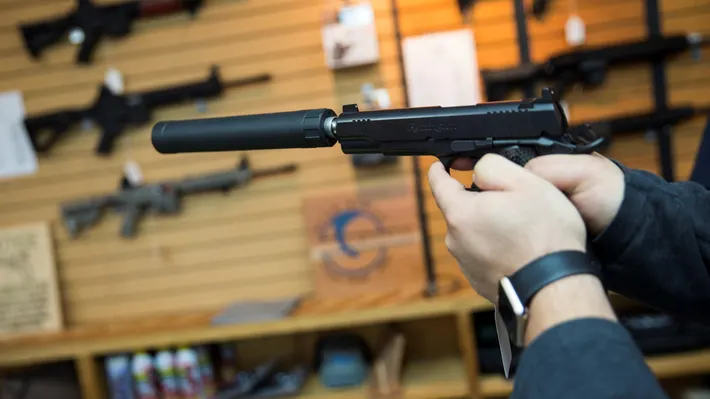
#> input picture Image Prossessing/projects/Gun-Detection-Project/images RCNN test/1.png, 710 x 399 px; its folder holds only this picture in this run
$ python -i arffCreatorClassification.py   (imports and definitions only)
#> lines starting #> are read from the running program, lines starting #| are printed output that depends on the picture; after the words box and inside, x2 and y2 are one past the last pixel; in counts of white or black regions, pixels touching at a corner belong together
import os
import cv2
import numpy as np
from skimage import feature
from skimage.feature import hog
from tqdm import tqdm
import sys
import random

def process_image(image_path):
    """Process an image to extract advanced features including Local Binary Patterns and Histogram of Oriented Gradients."""
#> called with image_path = 'images RCNN test/1.png'
    img = cv2.imread(image_path, cv2.IMREAD_GRAYSCALE)
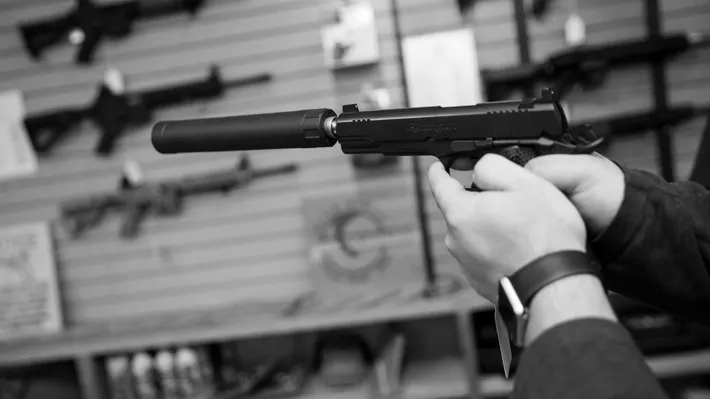
#> img: shape (399, 710); min 0, max 255, mean 107.5
    if img is None:
        print(f"Failed to load {image_path}", file=sys.stderr)
        return [0] * (29 + 36)  # Return a list of zeros if the image fails to load (LBP features + HOG features)

    img = cv2.resize(img, (128, 128))  # Standard size
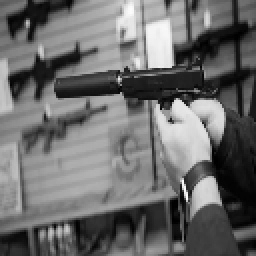
#> img: shape (128, 128) (shown 2 times larger); min 0, max 253, mean 107.4
    edges = cv2.Canny(img, 100, 200)  # Canny edge detection
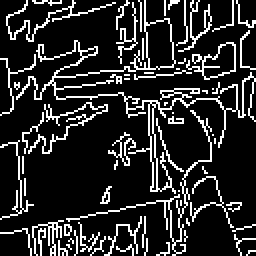
#> edges: shape (128, 128) (shown 2 times larger); 16.1% white in thin lines or dots

    # Local Binary Patterns
    lbp = feature.local_binary_pattern(img, P=24, R=3, method='uniform')
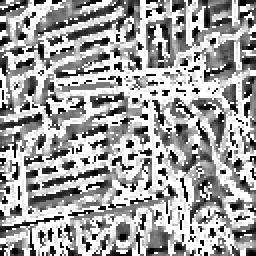
#> lbp: shape (128, 128) float64 (shown 2 times larger); min 0, max 25, mean 15.9; drawn with min black and max white
    (lbp_hist, _) = np.histogram(lbp.ravel(), bins=np.arange(0, 27), range=(0, 26))
#> lbp_hist = 26 values, max 5465 at index 25, min 218 at index 17, mean 630.2
    lbp_hist = lbp_hist.astype("float")
    lbp_hist /= (lbp_hist.sum() + 1e-6)  # Normalize the histogram
#> lbp_hist = 26 values, max 0.334 at index 25, min 0.0133 at index 17, mean 0.0385

    mean_val = np.mean(img)
#> mean_val = 107.4
    std_val = np.std(img)
#> std_val = 62.14
    mean_edges = np.mean(edges)
#> mean_edges = 41.12

    return [mean_val, std_val, mean_edges] + lbp_hist.tolist()

def create_arff_file(gun_folder, not_gun_folder, output_file="output.arff", max_images=None):
    data = []
    # Process 'gun' images
    gun_files = [f for f in os.listdir(gun_folder) if f.lower().endswith(('png', 'jpg', 'jpeg', 'bmp'))]
    not_gun_files = [f for f in os.listdir(not_gun_folder) if f.lower().endswith(('png', 'jpg', 'jpeg', 'bmp'))]

    # Limit the number of images if max_images is set
    if max_images is not None:
        gun_files = gun_files[:max_images]
        not_gun_files = not_gun_files[:max_images]

    for filename in tqdm(gun_files, desc="Processing Gun Images"):
        filepath = os.path.join(gun_folder, filename)
        features = process_image(filepath)
        data.append(features + ['gun'])

    for filename in tqdm(not_gun_files, desc="Processing Not-Gun Images"):
        filepath = os.path.join(not_gun_folder, filename)
        features = process_image(filepath)
        data.append(features + ['not-gun'])

    # Shuffle the complete data list
    random.shuffle(data)

    # Write to ARFF
    with open(output_file, 'w') as f:
        f.write('@RELATION image_features\n')
        f.write('@ATTRIBUTE mean_gray_value REAL\n')
        f.write('@ATTRIBUTE std_gray_value REAL\n')
        f.write('@ATTRIBUTE mean_edge_value REAL\n')
        for i in range(26):
            f.write(f'@ATTRIBUTE lbp_histogram_{i} REAL\n')
        for i in range(36):  # Assuming 36 features from HOG
            f.write(f'@ATTRIBUTE hog_feature_{i} REAL\n')
        f.write('@ATTRIBUTE class {gun,not-gun}\n')
        f.write('@DATA\n')
        for features in data:
            f.write(','.join(str(feat) for feat in features) + '\n')

# [5 lines not run here, left out]

>>> result = process_image('images RCNN test/1.png')
#> result = 29 values, max 107.4 at index 0, min 0.0133 at index 20, mean 7.3

$ run again, on Image Prossessing/projects/Gun-Detection-Project/images RCNN test/2.png
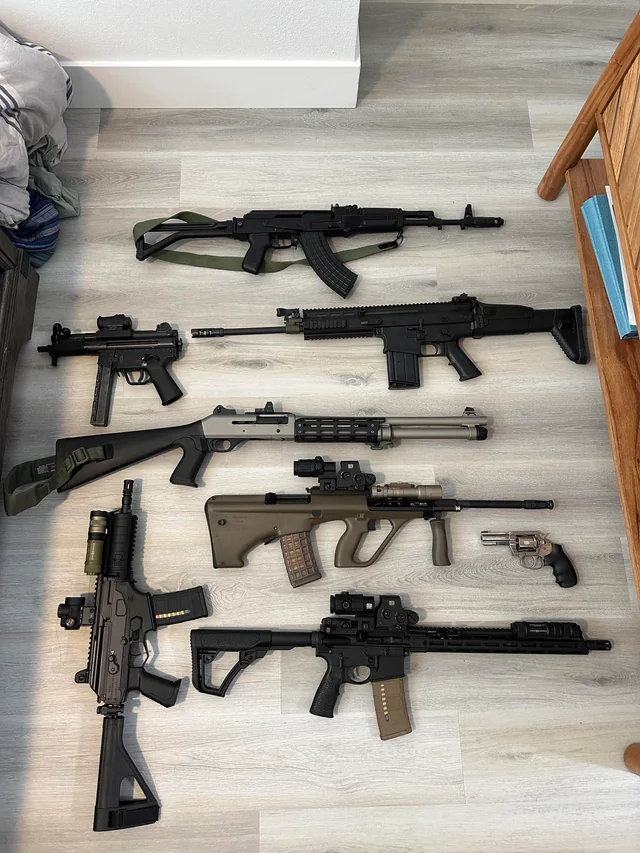
#> input picture Image Prossessing/projects/Gun-Detection-Project/images RCNN test/2.png, 640 x 853 px
#> in process_image, `edges = cv2.Canny(img, 100, 200)`:
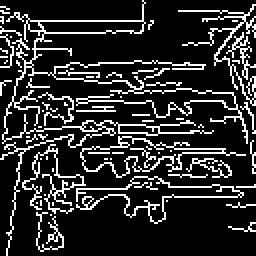
#> edges: shape (128, 128) (shown 2 times larger); 17.3% white in thin lines or dots
#> in process_image, `lbp = feature.local_binary_pattern(img, P=24, R=3, method='uniform')`:
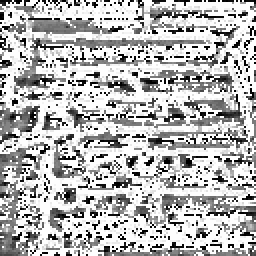
#> lbp: shape (128, 128) float64 (shown 2 times larger); min 0, max 25, mean 17.9; drawn with min black and max white
#> in process_image, `(lbp_hist, _) = np.histogram(lbp.ravel(), bins=np.arange(0, 27), range..`: lbp_hist = 26 values, max 7803 at index 25, min 100 at index 18, mean 630.2
#> in process_image, `lbp_hist /= (lbp_hist.sum() + 1e-6)`: lbp_hist = 26 values, max 0.476 at index 25, min 0.0061 at index 18, mean 0.0385
#> mean_val = 150.3
#> std_val = 65.9
#> mean_edges = 44.01
#> result = 29 values, max 150.3 at index 0, min 0.0061 at index 21, mean 9.01

$ run again, on Image Prossessing/projects/Gun-Detection-Project/images RCNN test/3.png
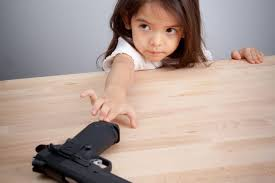
#> input picture Image Prossessing/projects/Gun-Detection-Project/images RCNN test/3.png, 275 x 183 px
#> in process_image, `edges = cv2.Canny(img, 100, 200)`:
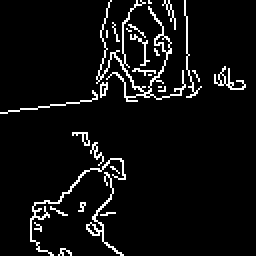
#> edges: shape (128, 128) (shown 2 times larger); 5.9% white in thin lines or dots
#> in process_image, `lbp = feature.local_binary_pattern(img, P=24, R=3, method='uniform')`:
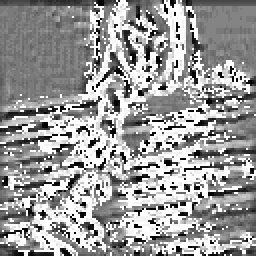
#> lbp: shape (128, 128) float64 (shown 2 times larger); min 0, max 25, mean 15.3; drawn with min black and max white
#> in process_image, `(lbp_hist, _) = np.histogram(lbp.ravel(), bins=np.arange(0, 27), range..`: lbp_hist = 26 values, max 4422 at index 25, min 217 at index 20, mean 630.2
#> in process_image, `lbp_hist /= (lbp_hist.sum() + 1e-6)`: lbp_hist = 26 values, max 0.27 at index 25, min 0.0132 at index 20, mean 0.0385
#> mean_val = 162.2
#> std_val = 54.21
#> mean_edges = 15.07
#> result = 29 values, max 162.2 at index 0, min 0.0132 at index 23, mean 8.02

$ run again, on Image Prossessing/projects/Gun-Detection-Project/images RCNN test/4.png
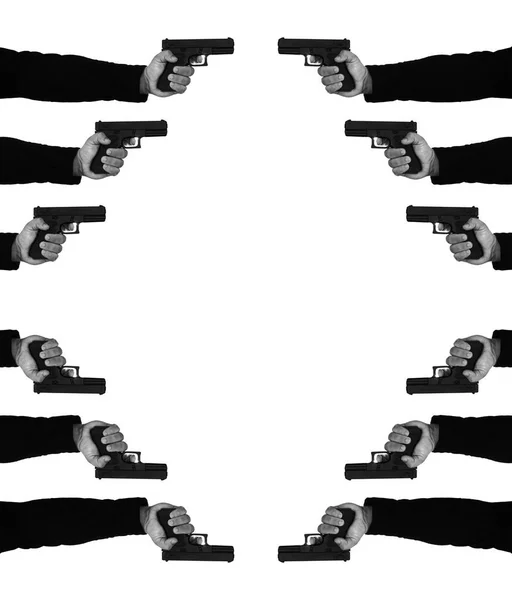
#> input picture Image Prossessing/projects/Gun-Detection-Project/images RCNN test/4.png, 512 x 600 px
#> in process_image, `edges = cv2.Canny(img, 100, 200)`:
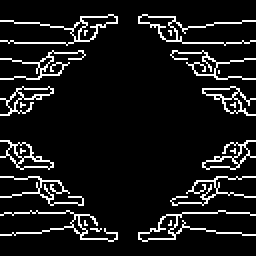
#> edges: shape (128, 128) (shown 2 times larger); 9.3% white in thin lines or dots, all inside (x1, y1, x2, y2) = (0, 7, 128, 121)
#> in process_image, `lbp = feature.local_binary_pattern(img, P=24, R=3, method='uniform')`:
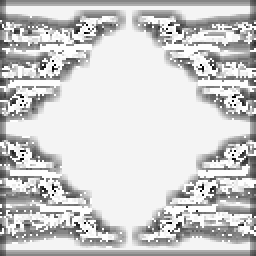
#> lbp: shape (128, 128) float64 (shown 2 times larger); min 0, max 25, mean 20.2; drawn with min black and max white
#> in process_image, `(lbp_hist, _) = np.histogram(lbp.ravel(), bins=np.arange(0, 27), range..`: lbp_hist = 26 values, max 7162 at index 24, min 10 at index 1, mean 630.2
#> in process_image, `lbp_hist /= (lbp_hist.sum() + 1e-6)`: lbp_hist = 26 values, max 0.437 at index 24, min 0.00061 at index 1, mean 0.0385
#> mean_val = 199.9
#> std_val = 96.01
#> mean_edges = 23.72
#> result = 29 values, max 199.9 at index 0, min 0.00061 at index 4, mean 11.06
